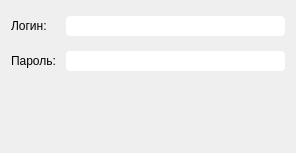
<?xml version="1.0" encoding="UTF-8"?>
<ui version="4.0">
 <class>LoginDialog</class>
 <widget class="QDialog" name="LoginDialog">
  <property name="geometry">
   <rect>
    <x>0</x>
    <y>0</y>
    <width>296</width>
    <height>153</height>
   </rect>
  </property>
  <property name="maximumSize">
   <size>
    <width>300</width>
    <height>153</height>
   </size>
  </property>
  <property name="font">
   <font>
    <pointsize>9</pointsize>
   </font>
  </property>
  <property name="windowTitle">
   <string>Авторизация</string>
  </property>
  <property name="styleSheet">
   <string notr="true">QLineEdit{
border-radius:4;
border-width:1px;
max-height:20px;
min-height:20px;

}

</string>
  </property>
  <layout class="QGridLayout" name="gridLayout">
   <property name="verticalSpacing">
    <number>10</number>
   </property>
   <item row="0" column="0">
    <layout class="QFormLayout" name="formLayout">
     <property name="horizontalSpacing">
      <number>10</number>
     </property>
     <property name="verticalSpacing">
      <number>15</number>
     </property>
     <property name="topMargin">
      <number>5</number>
     </property>
     <property name="bottomMargin">
      <number>10</number>
     </property>
     <item row="0" column="0">
      <widget class="QLabel" name="lbl_login">
       <property name="font">
        <font>
         <pointsize>9</pointsize>
        </font>
       </property>
       <property name="text">
        <string>Логин:</string>
       </property>
      </widget>
     </item>
     <item row="0" column="1">
      <widget class="QLineEdit" name="line_Login">
       <property name="font">
        <font>
         <pointsize>9</pointsize>
        </font>
       </property>
      </widget>
     </item>
     <item row="1" column="0">
      <widget class="QLabel" name="lbl_password">
       <property name="font">
        <font>
         <pointsize>9</pointsize>
        </font>
       </property>
       <property name="text">
        <string>Пароль:</string>
       </property>
      </widget>
     </item>
     <item row="1" column="1">
      <widget class="QLineEdit" name="line_Pass">
       <property name="font">
        <font>
         <pointsize>9</pointsize>
        </font>
       </property>
       <property name="echoMode">
        <enum>QLineEdit::Password</enum>
       </property>
      </widget>
     </item>
    </layout>
   </item>
   <item row="1" column="0">
    <layout class="QHBoxLayout" name="horizontalLayout_2">
     <property name="spacing">
      <number>15</number>
     </property>
     <item>
      <spacer name="horizontalSpacer">
       <property name="orientation">
        <enum>Qt::Horizontal</enum>
       </property>
       <property name="sizeHint" stdset="0">
        <size>
         <width>40</width>
         <height>20</height>
        </size>
       </property>
      </spacer>
     </item>
     <item>
      <widget class="QPushButton" name="btn_login">
       <property name="maximumSize">
        <size>
         <width>16777215</width>
         <height>16777215</height>
        </size>
       </property>
       <property name="styleSheet">
        <string notr="true">QPushButton{
border:0px}
</string>
       </property>
       <property name="text">
        <string/>
       </property>
       <property name="icon">
        <iconset resource="../resources/ViewWindowRes.qrc">
         <normaloff>:/images/check.png</normaloff>:/images/check.png</iconset>
       </property>
       <property name="iconSize">
        <size>
         <width>30</width>
         <height>30</height>
        </size>
       </property>
       <property name="flat">
        <bool>true</bool>
       </property>
      </widget>
     </item>
     <item>
      <widget class="QPushButton" name="btn_exit">
       <property name="maximumSize">
        <size>
         <width>112</width>
         <height>30</height>
        </size>
       </property>
       <property name="styleSheet">
        <string notr="true">QPushButton{border:0px}</string>
       </property>
       <property name="text">
        <string/>
       </property>
       <property name="icon">
        <iconset resource="../resources/ViewWindowRes.qrc">
         <normaloff>:/images/close.png</normaloff>:/images/close.png</iconset>
       </property>
       <property name="iconSize">
        <size>
         <width>30</width>
         <height>30</height>
        </size>
       </property>
       <property name="flat">
        <bool>true</bool>
       </property>
      </widget>
     </item>
     <item>
      <spacer name="horizontalSpacer_2">
       <property name="orientation">
        <enum>Qt::Horizontal</enum>
       </property>
       <property name="sizeHint" stdset="0">
        <size>
         <width>40</width>
         <height>20</height>
        </size>
       </property>
      </spacer>
     </item>
    </layout>
   </item>
   <item row="2" column="0">
    <widget class="QLabel" name="lblResult">
     <property name="text">
      <string/>
     </property>
    </widget>
   </item>
  </layout>
 </widget>
 <resources>
  <include location="../resources/ViewWindowRes.qrc"/>
 </resources>
 <connections>
  <connection>
   <sender>btn_exit</sender>
   <signal>clicked()</signal>
   <receiver>LoginDialog</receiver>
   <slot>close()</slot>
   <hints>
    <hint type="sourcelabel">
     <x>206</x>
     <y>84</y>
    </hint>
    <hint type="destinationlabel">
     <x>293</x>
     <y>93</y>
    </hint>
   </hints>
  </connection>
 </connections>
</ui>
